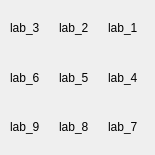
     <widget class="QFrame" name="gridFrame_9">
      <property name="minimumSize">
       <size>
        <width>155</width>
        <height>155</height>
       </size>
      </property>
      <property name="maximumSize">
       <size>
        <width>155</width>
        <height>155</height>
       </size>
      </property>
      <layout class="QGridLayout" name="gridLayout_9">
       <property name="sizeConstraint">
        <enum>QLayout::SetDefaultConstraint</enum>
       </property>
       <property name="leftMargin">
        <number>10</number>
       </property>
       <property name="topMargin">
        <number>3</number>
       </property>
       <property name="bottomMargin">
        <number>12</number>
       </property>
       <property name="horizontalSpacing">
        <number>12</number>
       </property>
       <property name="verticalSpacing">
        <number>8</number>
       </property>
       <item row="0" column="1">
        <widget class="QLabel" name="lab_2">
         <property name="minimumSize">
          <size>
           <width>50</width>
           <height>50</height>
          </size>
         </property>
         <property name="maximumSize">
          <size>
           <width>50</width>
           <height>50</height>
          </size>
         </property>
         <property name="text">
          <string>lab_2</string>
         </property>
        </widget>
       </item>
       <item row="1" column="1">
        <widget class="QLabel" name="lab_5">
         <property name="minimumSize">
          <size>
           <width>50</width>
           <height>50</height>
          </size>
         </property>
         <property name="maximumSize">
          <size>
           <width>50</width>
           <height>50</height>
          </size>
         </property>
         <property name="text">
          <string>lab_5</string>
         </property>
        </widget>
       </item>
       <item row="2" column="1">
        <widget class="QLabel" name="lab_8">
         <property name="minimumSize">
          <size>
           <width>50</width>
           <height>50</height>
          </size>
         </property>
         <property name="maximumSize">
          <size>
           <width>50</width>
           <height>50</height>
          </size>
         </property>
         <property name="text">
          <string>lab_8</string>
         </property>
        </widget>
       </item>
       <item row="0" column="2">
        <widget class="QLabel" name="lab_1">
         <property name="minimumSize">
          <size>
           <width>50</width>
           <height>50</height>
          </size>
         </property>
         <property name="maximumSize">
          <size>
           <width>50</width>
           <height>50</height>
          </size>
         </property>
         <property name="text">
          <string>lab_1</string>
         </property>
        </widget>
       </item>
       <item row="0" column="0">
        <widget class="QLabel" name="lab_3">
         <property name="minimumSize">
          <size>
           <width>50</width>
           <height>50</height>
          </size>
         </property>
         <property name="maximumSize">
          <size>
           <width>50</width>
           <height>50</height>
          </size>
         </property>
         <property name="text">
          <string>lab_3</string>
         </property>
        </widget>
       </item>
       <item row="1" column="2">
        <widget class="QLabel" name="lab_4">
         <property name="minimumSize">
          <size>
           <width>50</width>
           <height>50</height>
          </size>
         </property>
         <property name="maximumSize">
          <size>
           <width>50</width>
           <height>50</height>
          </size>
         </property>
         <property name="text">
          <string>lab_4</string>
         </property>
        </widget>
       </item>
       <item row="1" column="0">
        <widget class="QLabel" name="lab_6">
         <property name="minimumSize">
          <size>
           <width>50</width>
           <height>50</height>
          </size>
         </property>
         <property name="maximumSize">
          <size>
           <width>50</width>
           <height>50</height>
          </size>
         </property>
         <property name="text">
          <string>lab_6</string>
         </property>
        </widget>
       </item>
       <item row="2" column="0">
        <widget class="QLabel" name="lab_9">
         <property name="minimumSize">
          <size>
           <width>50</width>
           <height>50</height>
          </size>
         </property>
         <property name="maximumSize">
          <size>
           <width>50</width>
           <height>50</height>
          </size>
         </property>
         <property name="text">
          <string>lab_9</string>
         </property>
        </widget>
       </item>
       <item row="2" column="2">
        <widget class="QLabel" name="lab_7">
         <property name="minimumSize">
          <size>
           <width>50</width>
           <height>50</height>
          </size>
         </property>
         <property name="maximumSize">
          <size>
           <width>50</width>
           <height>50</height>
          </size>
         </property>
         <property name="text">
          <string>lab_7</string>
         </property>
        </widget>
       </item>
      </layout>
     </widget>
